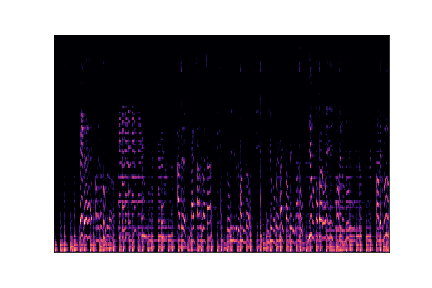
#> input picture Data/images_original/blues/blues00001.png, 432 x 288 px; its folder holds only this picture in this run
$ python recortar_imagenes.py
#> lines starting #> are read from the running program, lines starting #| are printed output that depends on the picture; after the words box and inside, x2 and y2 are one past the last pixel; in counts of white or black regions, pixels touching at a corner belong together
#> in procesar_imagenes, img is the input picture: PIL image 432x288 RGBA; mean R, G, B, A 117.2, 109.2, 119.2, 255
import os
from PIL import Image, ImageChops

# --- GESTIÓN DE RUTAS ---
BASE_DIR = os.path.dirname(os.path.abspath(__file__))

# ⚠️ AJUSTE DE RUTAS:
# Si este script YA está dentro de la carpeta AC-03, borra "AC-03" de las líneas de abajo.
# Si el script está fuera (en PROJECTE AC), déjalo como está.
INPUT_DIR = os.path.join(BASE_DIR, "Data", "images_original")
OUTPUT_DIR = os.path.join(BASE_DIR, "Data", "images_cropped")

def trim_agresivo(im):
    """
    Recorta márgenes blancos usando un umbral de tolerancia.
    Si el píxel es 'casi' blanco, lo considera fondo y lo recorta.
    """
    # 1. Asegurar formato RGB (quita transparencias raras)
    im = im.convert("RGB")

    # 2. Crear una imagen completamente BLANCA del mismo tamaño
    bg = Image.new("RGB", im.size, (255, 255, 255))
#> bg: PIL image 432x288 RGB; every value is 255

    # 3. Calcular la diferencia entre tu imagen y el blanco puro
    diff = ImageChops.difference(im, bg)
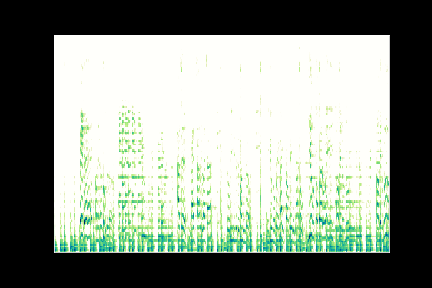
#> diff: PIL image 432x288 RGB; mean R, G, B 137.8, 145.8, 135.8

    # 4. Convertir la diferencia a escala de grises
    diff = diff.convert("L")
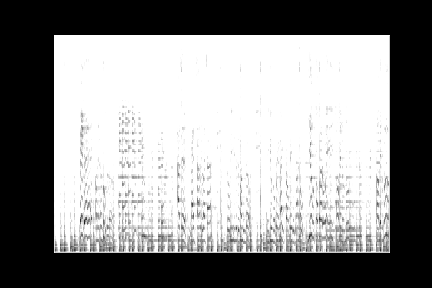
#> diff: PIL image 432x288 L; min 0, max 255, mean 142.5

    # 5. APLICAR UMBRAL (La parte mágica)
    # Todo lo que sea 'casi blanco' (diferencia < 20) se vuelve negro (se ignora).
    # Todo lo que sea contenido (colores fuertes) se vuelve blanco (se mantiene).
    # Puedes subir 'threshold' a 50 si todavía quedan bordes.
    threshold = 20
    mask = diff.point(lambda p: 255 if p > threshold else 0)
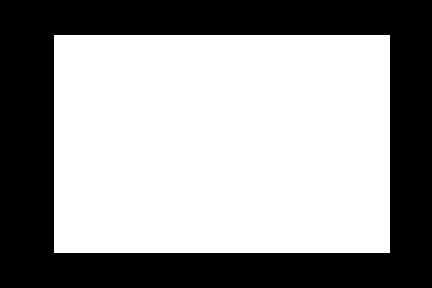
#> mask: PIL image 432x288 L; 58.9% white; 1 black region, box (x1, y1, x2, y2) and area: (0, 0, 432, 288) 51168

    # 6. Calcular la caja que contiene los píxeles útiles
    bbox = mask.getbbox()
#> bbox = (54, 35, 390, 253)

    if bbox:
        # Añadimos un pequeño margen de seguridad (padding) opcional, o devolvemos directo
        return im.crop(bbox)
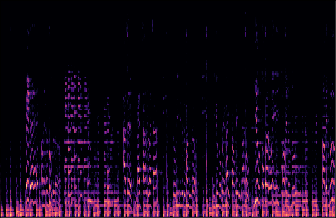
#> returned value: PIL image 336x218 RGB; mean R, G, B 20.9, 7.3, 24.4

    return im # Si no encuentra nada (imagen blanca entera), devuelve la original

def procesar_imagenes():
    if not os.path.exists(INPUT_DIR):
        print(f"❌ ERROR: No encuentro: {INPUT_DIR}")
        return

    print(f"✂️  Recortando (Modo Agresivo) desde: {INPUT_DIR}")
    print(f"💾 Guardando en: {OUTPUT_DIR}")

    if not os.path.exists(OUTPUT_DIR):
        os.makedirs(OUTPUT_DIR)

    genres = [d for d in os.listdir(INPUT_DIR) if os.path.isdir(os.path.join(INPUT_DIR, d))]

    count = 0
    for genre in genres:
        in_genre_dir = os.path.join(INPUT_DIR, genre)
        out_genre_dir = os.path.join(OUTPUT_DIR, genre)
        os.makedirs(out_genre_dir, exist_ok=True)

        files = [f for f in os.listdir(in_genre_dir) if f.endswith('.png')]

        for f in files:
            try:
                img = Image.open(os.path.join(in_genre_dir, f))

                # Usamos la nueva función agresiva
                cropped_img = trim_agresivo(img)

                # Forzar redimensión final (Opcional, pero recomendado para CNNs)
                # cropped_img = cropped_img.resize((224, 224))

                cropped_img.save(os.path.join(out_genre_dir, f))

                count += 1
                if count % 50 == 0: print(f"   Procesadas {count}...", end='\r')
            except Exception as e:
                print(f"Error en {f}: {e}")
#> pass 2 of the loop in procesar_imagenes, `for genre in genres:`:
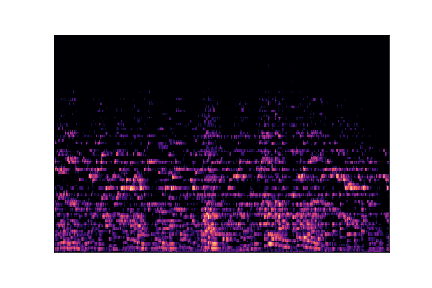
#> input picture Data/images_original/classical/classical00000.png, 432 x 288 px
#> in procesar_imagenes, img is the input picture: PIL image 432x288 RGBA; mean R, G, B, A 121.6, 110.5, 125.5, 255
#> in trim_agresivo (call 2), `mask = diff.point(lambda p: 255 if p > threshold else 0)`:
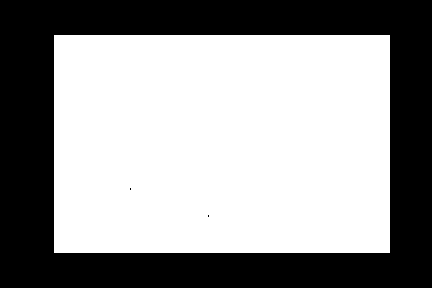
#> mask: PIL image 432x288 L; 58.9% white; 3 black regions (2 under 20 px), largest, box (x1, y1, x2, y2) and area: (0, 0, 432, 288) 51168
#> in trim_agresivo (call 2), `return im.crop(bbox)`:
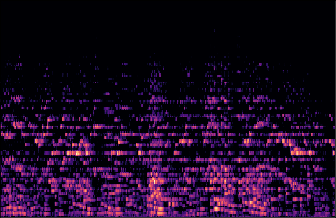
#> returned value: PIL image 336x218 RGB; mean R, G, B 28.4, 9.5, 35

    print(f"\n✅ ¡Listo! {count} imágenes recortadas.")
    print("👉 Ve a la carpeta y abre una imagen para verificar.")

if __name__ == "__main__":
    procesar_imagenes()
